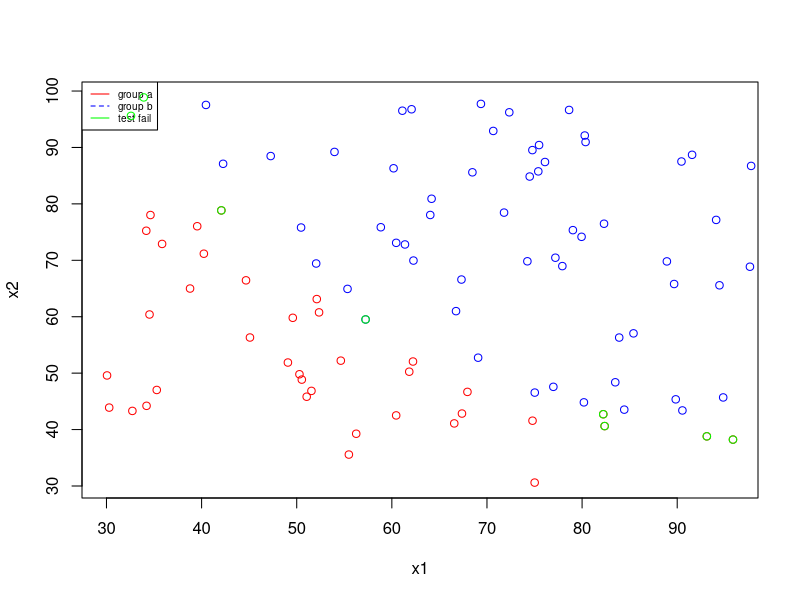

R code for this plot:
#step function
step_func = function(value, threshold)
{
	if(value>=threshold)
		result = 1
	else
		result = 0
	result	
}

#train perceptron
perceptron = function(x)
{	
	err = 1
	iter = 0
	maxi = length(x$x1)
	while(err>0.01 && iter<5000)
	{
	  w1 = runif(1)	#RANDOM VALUE		
	  w2 = runif(1)	#RANDOM VALUE
	  
	  err = 0
	  for(i in 1:maxi)
	  {
	    x1 = x[i,1]
	    x2 = x[i,2]
	    sum = x1*w1 + x2*w2
	    
	    yh = step_func(sum,100)
	    yt = x[i,3]
	    
	    if(yh!=yt)
	      err = err+1
	  }
	  err = err/maxi
	  iter = iter+1
	}
	listReturn = list("weight" = c(w1,w2), "error" = err)
	return(listReturn)
} 

#test perceptron
test_perceptron = function(x,w1,w2)
{
	err = 1
	iter = 0
	maxi = length(x$x1)
	err = 0
	for(i in 1:maxi)
	{
		x1 = x[i,1]
		x2 = x[i,2]
		sum = x1*w1 + x2*w2
		
		yh = step_func(sum,100)
		yt = x[i,3]
		
		if(yh==yt)
		{
			print("pass")	
		}
		else
		{
			print("not pass")
		  print(sprintf("x1 = %f , x2 = %f",x1,x2))
		  lines(x1,x2,type="b",col="green")
			err = err+1
		}
	}
	print(err/maxi)
} 


#Visualize all data

print("----START-----")
#LOAD DATA
ga = read.csv("group_a.txt", header=T, sep="\t")
gb = read.csv("group_b.txt", header=T, sep="\t")

#PLOT DATA
plot.new()
plot(ga[,1:2],col="red")
lines(gb[,1:2],type="p",col="blue")
legend("topleft", legend=c("group a","group b","test fail"),
       col=c("red","blue","green"), lty = 1:2, cex=0.6)

#train data
print("-----TRAIN-----")
gc = rbind(ga[1:4,],gb[1:4,])	#SMALL
#gc = rbind(ga,gb) 				#LARGE
output = perceptron(gc)
print(output)

#test data
print("-----TEST------")
gc = rbind(ga,gb) 				#LARGE
test_perceptron(gc,output$weight[1],output$weight[2])
print("----END-----")